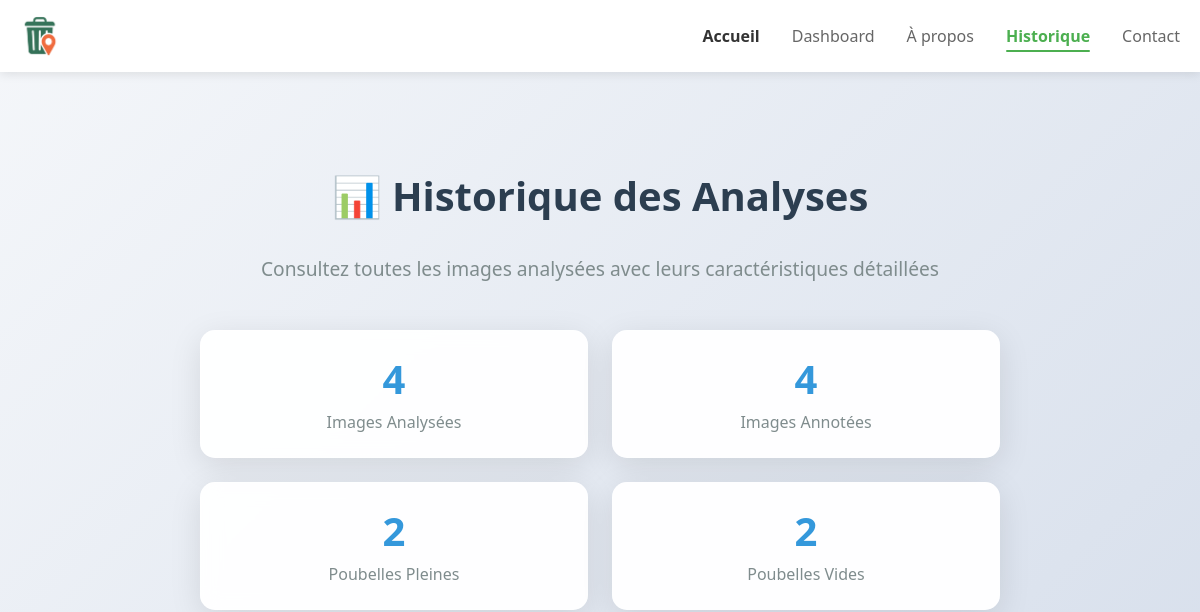
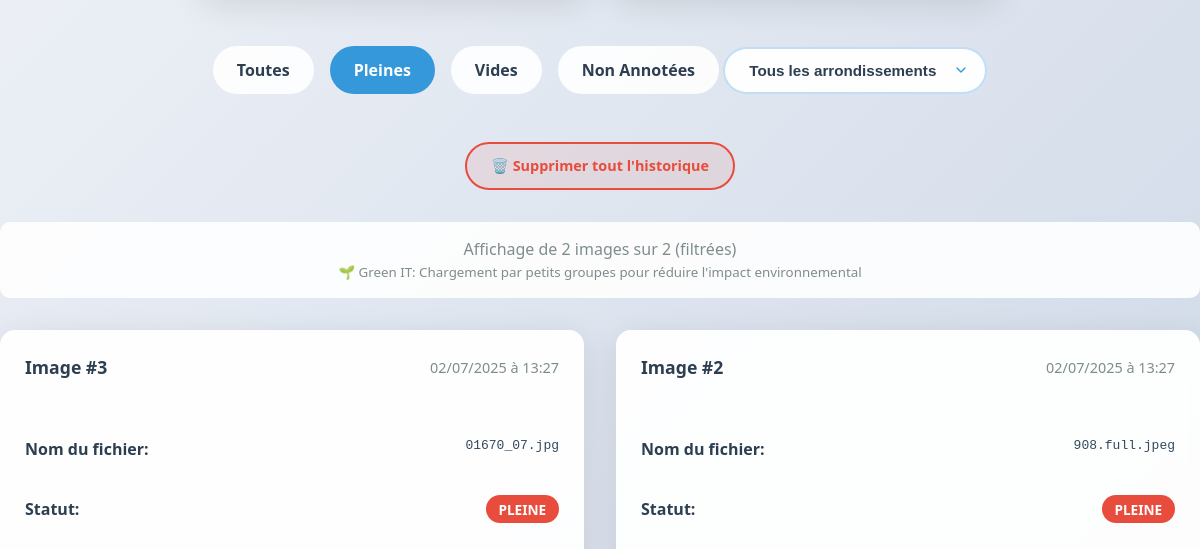
Before: /historique?filter=pleine (upper part) with the older database file (2 pictures, top to bottom).
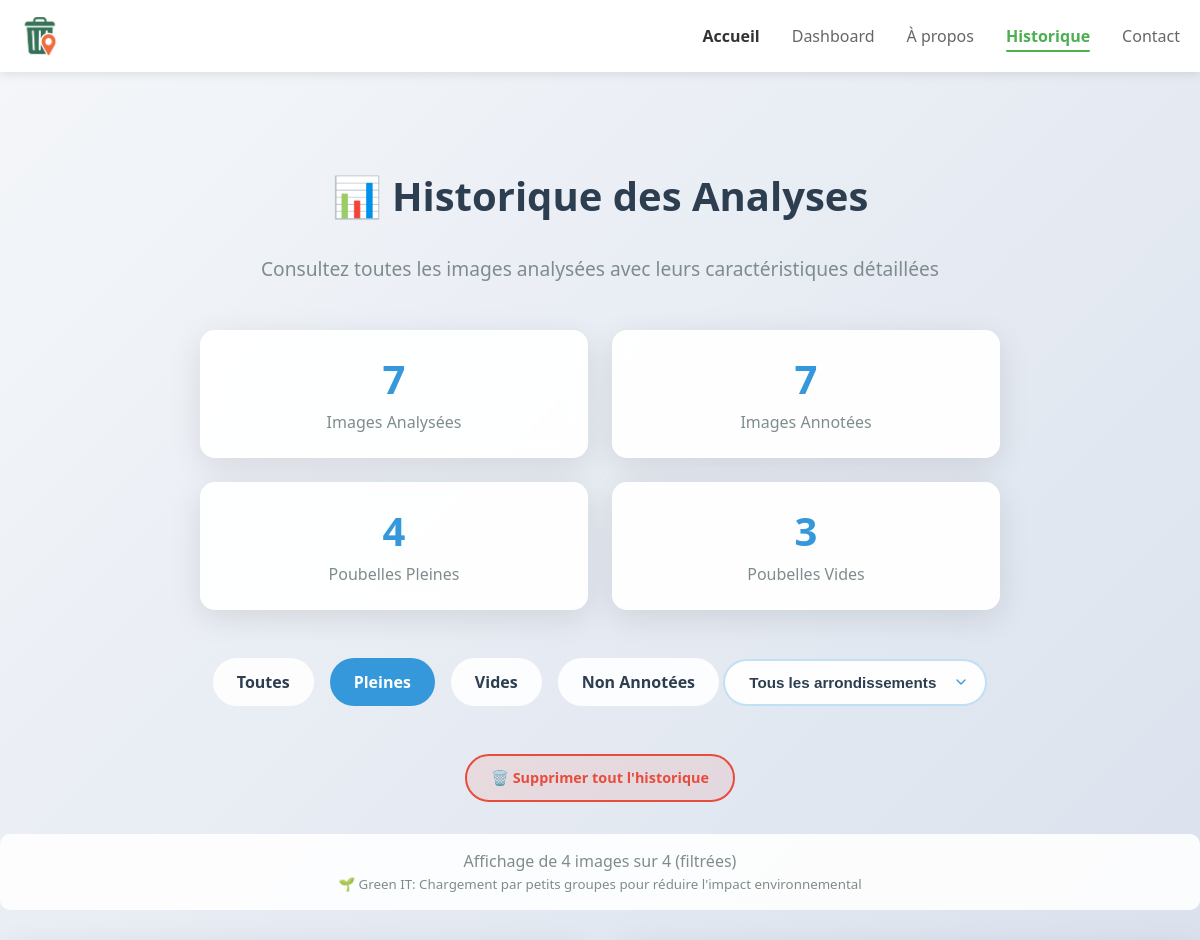
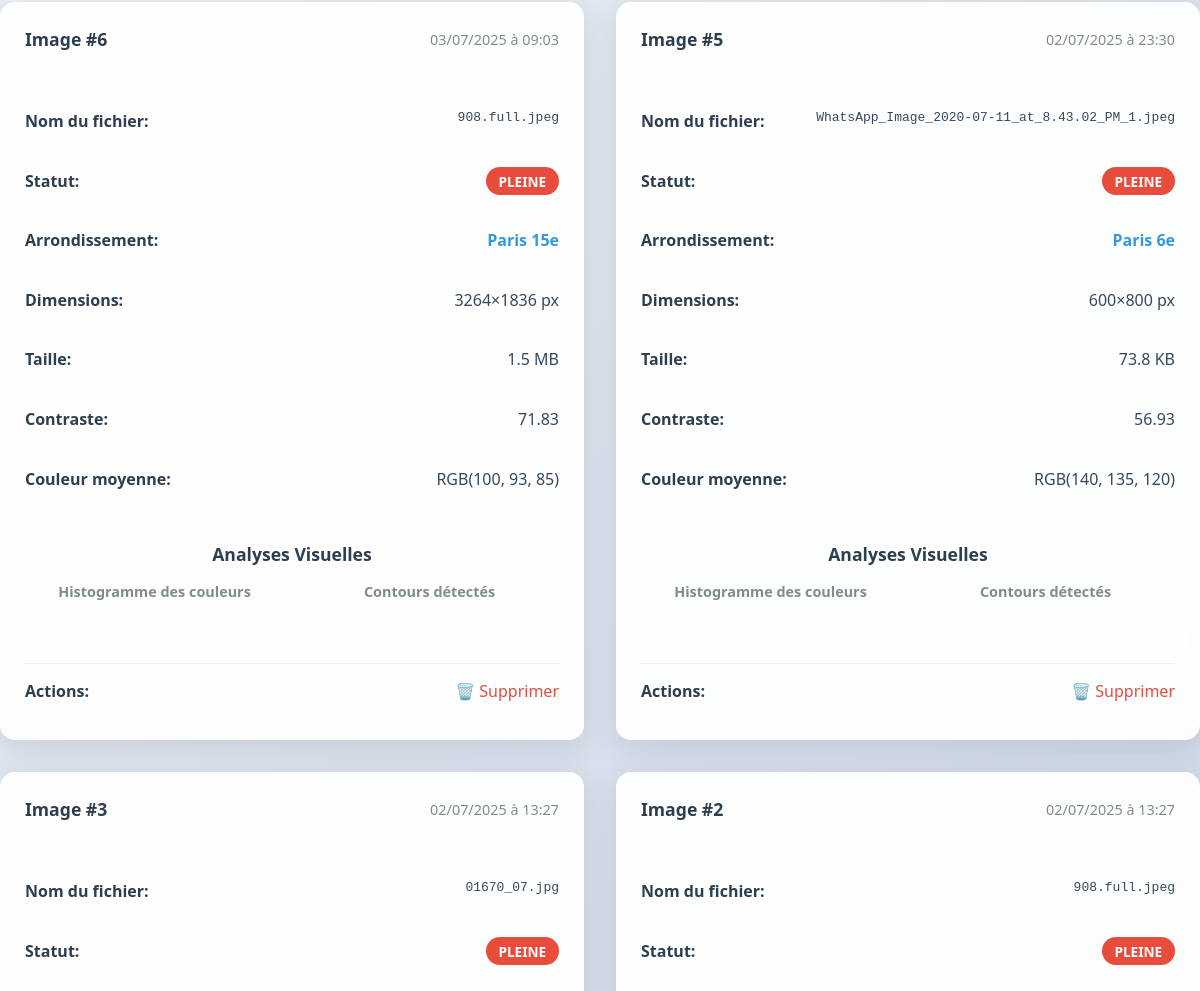
After: the same page with the newer database file (2 pictures, top to bottom).
### tables this page shows
CREATE TABLE images (
                id INTEGER PRIMARY KEY AUTOINCREMENT,
                filepath TEXT,
                upload_date TEXT,
                annotation TEXT,
                filesize INTEGER,
                width INTEGER,
                height INTEGER,
                avg_color_r INTEGER,
                avg_color_g INTEGER,
                avg_color_b INTEGER,
                contrast REAL
            , histogram_data TEXT, histogram_image TEXT, edge_image TEXT, exif_date_taken TEXT, exif_latitude REAL, exif_longitude REAL);

### app.py (the view)
@app.route('/historique')
def historique():
    filter_type = request.args.get('filter')
    arrondissement_filter = request.args.get('arrondissement')
    page = int(request.args.get('page', 1))
    per_page = 6  # Nombre d'images par page (Green IT - 2x3 grille)
    def get_filtered_images(start_offset, batch_size, max_attempts=10):
        images = []
        current_offset = start_offset
        attempts = 0
        while len(images) < per_page and attempts < max_attempts:
            with sqlite3.connect('database.db') as conn:
                cursor = conn.cursor()
                base_query = "SELECT * FROM images"
                where_clauses = []
                if filter_type == 'pleine':
                    where_clauses.append('annotation = "pleine"')
                elif filter_type == 'vide':
                    where_clauses.append('annotation = "vide"')
                elif filter_type == 'non_annotees':
                    where_clauses.append('(annotation IS NULL OR annotation = "")')
                where_clause = ' WHERE ' + ' AND '.join(where_clauses) if where_clauses else ''
                paginated_query = base_query + where_clause + f' ORDER BY upload_date DESC LIMIT {batch_size} OFFSET {current_offset}'
                cursor.execute(paginated_query)
                columns = [description[0] for description in cursor.description]
                batch_images = [dict(zip(columns, row)) for row in cursor.fetchall()]
                if not batch_images:
                    break
                for image in batch_images:
                    if image['exif_latitude'] is not None and image['exif_longitude'] is not None:
                        latitude, longitude = image['exif_latitude'], image['exif_longitude']
                    else:
                        latitude, longitude = generate_random_paris_coordinates_safe(image['id'])
                    image['arrondissement'] = get_paris_district_from_coordinates(latitude, longitude)
                    if not arrondissement_filter or image['arrondissement'] == arrondissement_filter:
                        images.append(image)
                        if len(images) >= per_page:
                            break
                current_offset += batch_size
                attempts += 1
        return images[:per_page], current_offset
    start_offset = (page - 1) * per_page
    batch_size = per_page * 4 if arrondissement_filter else per_page
    images, final_offset = get_filtered_images(start_offset, batch_size)
    with sqlite3.connect('database.db') as conn:
        cursor = conn.cursor()
        count_query = "SELECT COUNT(*) FROM images"
        where_clauses = []
        if filter_type == 'pleine':
            where_clauses.append('annotation = "pleine"')
        elif filter_type == 'vide':
            where_clauses.append('annotation = "vide"')
        elif filter_type == 'non_annotees':
            where_clauses.append('(annotation IS NULL OR annotation = "")')
        where_clause = ' WHERE ' + ' AND '.join(where_clauses) if where_clauses else ''
        cursor.execute(count_query + where_clause)
        total_filtered_images = cursor.fetchone()[0]
        if arrondissement_filter:
            total_filtered_images = max(1, total_filtered_images // 20)
        cursor.execute('SELECT COUNT(*) FROM images')
        total_images = cursor.fetchone()[0]
        cursor.execute('SELECT COUNT(*) FROM images WHERE annotation IS NOT NULL AND annotation != ""')
        annotated_images = cursor.fetchone()[0]
        cursor.execute('SELECT COUNT(*) FROM images WHERE annotation = "pleine"')
        images_pleine = cursor.fetchone()[0]
        cursor.execute('SELECT COUNT(*) FROM images WHERE annotation = "vide"')
        images_vide = cursor.fetchone()[0]
        cursor.execute('SELECT id, exif_latitude, exif_longitude FROM images ORDER BY id')
        all_image_data = cursor.fetchall()
        arrondissements = set()
        for img_id, exif_lat, exif_lng in all_image_data:
            if exif_lat is not None and exif_lng is not None:
                latitude, longitude = exif_lat, exif_lng
            else:
                latitude, longitude = generate_random_paris_coordinates_safe(img_id)
            arr = get_paris_district_from_coordinates(latitude, longitude)
            arrondissements.add(arr)
        arrondissements = sorted(list(arrondissements))
        for image in images:
            image = extract_exif_coordinates_and_arrondissement(image)
            if image['upload_date']:
                try:
                    date_obj = datetime.strptime(image['upload_date'], '%Y-%m-%d %H:%M:%S')
                    image['upload_date'] = date_obj.strftime('%d/%m/%Y à %H:%M')
                except:
                    pass
            if image['filesize']:
                size_kb = image['filesize'] / 1024
                if size_kb < 1024:
                    image['filesize'] = f"{size_kb:.1f} KB"
                else:
                    size_mb = size_kb / 1024
                    image['filesize'] = f"{size_mb:.1f} MB"
    has_next = len(images) == per_page and final_offset < total_filtered_images * 2  # Facteur de sécurité
    next_page = page + 1 if has_next else None
    return render_template('historique.html',
                         images=images,
                         total_images=total_images,
                         annotated_images=annotated_images,
                         images_pleine=images_pleine,
                         images_vide=images_vide,
                         filter_type=filter_type,
                         arrondissement_filter=arrondissement_filter,
                         arrondissements=arrondissements,
                         current_page=page,
                         has_next=has_next,
                         next_page=next_page,
                         total_filtered_images=total_filtered_images,
                         images_shown=len(images),
                         per_page=per_page)

### templates/historique.html (shortened to what this page needs)
<!DOCTYPE html>
<html lang="fr">
<head>
    <link rel="stylesheet" href="{{ url_for('static', filename='styles.css') }}">
</head>
<body>
    <header class="header">
        <div class="container">
            <div class="logo">
                <img src="{{ url_for('static', filename='images/Logo_TrashTrack.png') }}" alt="TrashTrack" class="logo-img">
            </div>
            <nav class="nav">
                <a href="{{ url_for('home') }}" class="nav-link">Accueil</a>
                <a href="/dashboard.html" class="nav-link">Dashboard</a>
                <a href="/apropos.html" class="nav-link">À propos</a>
                <a href="{{ url_for('historique') }}" class="nav-link active">Historique</a>
                <a href="/contact.html" class="nav-link">Contact</a>
            </nav>
        </div>
    </header>
    <main class="main">
        <div class="container resources-container">
            <h1 class="page-title">📊 Historique des Analyses</h1>
            <p class="subtitle">Consultez toutes les images analysées avec leurs caractéristiques détaillées</p>
            <div class="stats-section">
                <div class="stat-card">
                    <span class="stat-number">{{ total_images }}</span>
                    <div class="stat-label">Images Analysées</div>
                </div>
                <div class="stat-card">
                    <span class="stat-number">{{ annotated_images }}</span>
                    <div class="stat-label">Images Annotées</div>
                </div>
                <div class="stat-card">
                    <span class="stat-number">{{ images_pleine }}</span>
                    <div class="stat-label">Poubelles Pleines</div>
                </div>
                <div class="stat-card">
                    <span class="stat-number">{{ images_vide }}</span>
                    <div class="stat-label">Poubelles Vides</div>
                </div>
            </div>
            <div class="filter-section">
                <div class="filter-buttons">
                    <a href="{{ url_for('historique', arrondissement=arrondissement_filter) if arrondissement_filter else url_for('historique') }}"
                       class="filter-btn {{ 'active' if not filter_type else '' }}">Toutes</a>
                    <a href="{{ url_for('historique', filter='pleine', arrondissement=arrondissement_filter) if arrondissement_filter else url_for('historique', filter='pleine') }}"
                       class="filter-btn {{ 'active' if filter_type == 'pleine' else '' }}">Pleines</a>
                    <a href="{{ url_for('historique', filter='vide', arrondissement=arrondissement_filter) if arrondissement_filter else url_for('historique', filter='vide') }}"
                       class="filter-btn {{ 'active' if filter_type == 'vide' else '' }}">Vides</a>
                    <a href="{{ url_for('historique', filter='non_annotees', arrondissement=arrondissement_filter) if arrondissement_filter else url_for('historique', filter='non_annotees') }}"
                       class="filter-btn {{ 'active' if filter_type == 'non_annotees' else '' }}">Non Annotées</a>
                </div>
                <div class="arrondissement-filter">
                    <select class="arrondissement-select" id="arrondissementSelect" onchange="filterByArrondissement()">
                        <option value="">Tous les arrondissements</option>
                    </select>
                </div>
                {% if total_images > 0 %}
                <div style="margin-top: 1.5rem; text-align: center;">
                    <a href="{{ url_for('clear_history') }}"
                       class="clear-history-btn"
                       onclick="return confirm('⚠️ ATTENTION ⚠️\n\nCette action va supprimer DÉFINITIVEMENT :\n• Toutes les images uploadées\n• Tous les histogrammes générés\n• Tous les fichiers de contours\n• Toutes les données de la base\n\nCette action est IRRÉVERSIBLE !\n\nÊtes-vous absolument sûr de vouloir continuer ?')">
                        🗑️ Supprimer tout l'historique
                    </a>
                </div>
                {% endif %}
            </div>
            {% if images %}
            <div class="pagination-info" style="text-align: center; margin-bottom: 1rem; color: #7f8c8d;">
                <p>Affichage de {{ images_shown }} images sur {{ total_filtered_images }}
                {% if filter_type %}(filtrées){% endif %}</p>
                <small>🌱 Green IT: Chargement par petits groupes pour réduire l'impact environnemental</small>
            </div>
            <div class="images-grid" id="images-container">
                {% for image in images %}
                <div class="image-card">
                    <div class="image-header">
                        <span class="image-id">Image #{{ image['id'] }}</span>
                        <span class="image-date">{{ image['upload_date'] }}</span>
                    </div>
                    <div class="image-details">
                        <div class="detail-row">
                            <span class="detail-label">Nom du fichier:</span>
                            <span class="detail-value" style="font-family: monospace; word-break: break-all;">{{ image['filepath'].split('/')[-1] }}</span>
                        </div>
                        <div class="detail-row">
                            <span class="detail-label">Statut:</span>
                            <span class="detail-value">
                                <span class="status-annotation status-{{ image['annotation'] or 'non' }}">
                                    {{ image['annotation'] or "Non Annoté" }}
                                </span>
                            </span>
                        </div>
                        <div class="detail-row">
                            <span class="detail-label">Arrondissement:</span>
                            <span class="detail-value" style="font-weight: 600; color: #3498db;">{{ image['arrondissement'] }}</span>
                        </div>
                        <div class="detail-row">
                            <span class="detail-label">Dimensions:</span>
                            <span class="detail-value">{{ image['width'] }}×{{ image['height'] }} px</span>
                        </div>
                        <div class="detail-row">
                            <span class="detail-label">Taille:</span>
                            <span class="detail-value">{{ image['filesize'] }}</span>
                        </div>
                        <div class="detail-row">
                            <span class="detail-label">Contraste:</span>
                            <span class="detail-value">{{ "%.2f"|format(image['contrast']) }}</span>
                        </div>
                        <div class="detail-row">
                            <span class="detail-label">Couleur moyenne:</span>
                            <span class="detail-value">RGB({{ image['avg_color_r'] }}, {{ image['avg_color_g'] }}, {{ image['avg_color_b'] }})</span>
                        </div>
                    </div>
                    <div class="analysis-section">
                        <h3 class="analysis-title">Analyses Visuelles</h3>
                        <div class="analysis-images">
                            <div class="analysis-item">
                                <h4>Histogramme des couleurs</h4>
                            </div>
                            <div class="analysis-item">
                                <h4>Contours détectés</h4>
                            </div>
                        </div>
                    </div>
                    <div class="detail-row" style="margin-top: 1rem; padding-top: 1rem; border-top: 1px solid #ecf0f1;">
                        <span class="detail-label">Actions:</span>
                        <span class="detail-value">
                            <a href="{{ url_for('delete_image', image_id=image['id']) }}"
                               onclick="return confirm('Supprimer cette image ?')"
                               style="color: #e74c3c; text-decoration: none;">🗑️ Supprimer</a>
                        </span>
                    </div>
                </div>
                {% endfor %}
            </div>
            {% else %}
            <div class="no-images">
                <p>Aucune image trouvée pour les critères sélectionnés.</p>
                <p><a href="{{ url_for('home') }}" style="color: #3498db; text-decoration: none;">Commencez par uploader votre première image →</a></p>
            </div>
            {% endif %}
        </div>
    </main>
</body>
</html>

Changed rows visible on the page:
added images: id "6", upload_date "03/07/2025 à 09:03", filepath "908.full.jpeg", annotation "PLEINE", arrondissement "Paris 15e", width "3264", height "1836", filesize "1.5 MB", contrast "71.83", avg_color_r "100", avg_color_g "93", avg_color_b "85"
added images: id "5", upload_date "02/07/2025 à 23:30", filepath "WhatsApp_Image_2020-07-11_at_8.43.02_PM_1.jpeg", annotation "PLEINE", arrondissement "Paris 6e", width "600", height "800", filesize "73.8 KB", contrast "56.93", avg_color_r "140", avg_color_g "135", avg_color_b "120"
Other visible differences:
{{ total_images }}: "4" → "7"
{{ annotated_images }}: "4" → "7"
{{ images_pleine }}: "2" → "4"
{{ images_vide }}: "2" → "3"
{{ images_shown }}: "2" → "4"
{{ total_filtered_images }}: "2" → "4"
